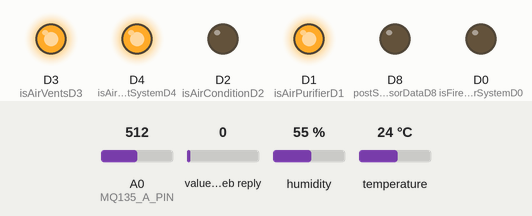
A sketch run on a simulated ESP8266 (NodeMCU). Parts: output pins drawn as LEDs (lit = HIGH). Inputs (shaded band) come from the test bench; at power-on: value in the web reply 0, A0 (MQ135_A_PIN) = 512, humidity 55 %, temperature 24 °C. WiFi joins after 1.5 s; servers stay silent unless stated; web services answer with replies made up by the test bench; what the sketch prints to the serial monitor is not drawn.

Above: at 5.2 s.
5.3 s: value in the web reply set to 25
At 10.9 s:
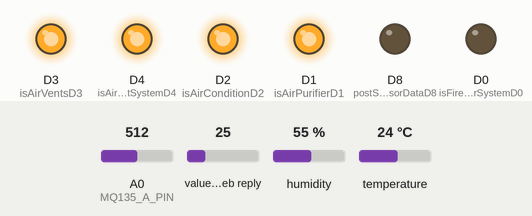
17.0 s: A0 (MQ135_A_PIN) set to 217
23.3 s: A0 (MQ135_A_PIN) set to 188
At 28.3 s:
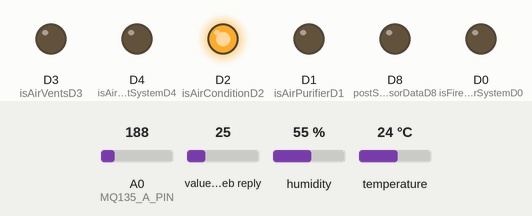
34.4 s: value in the web reply set to 0
At 39.6 s:
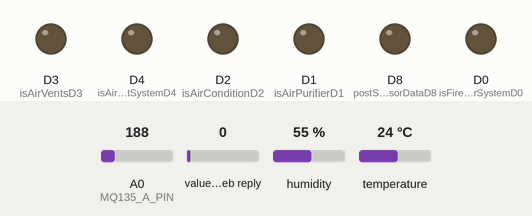
45.5 s: value in the web reply set to 2
At 55.19 s:
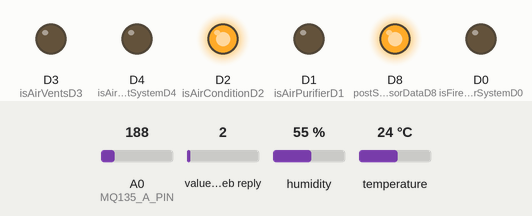
56.7 s: A0 (MQ135_A_PIN) set to 210
At 60.87 s:
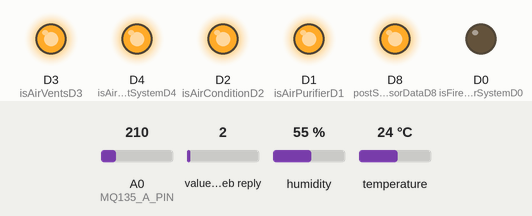
Timing chart, 0 to 68.1 s (numbered marks = the images above; inputs shaded):
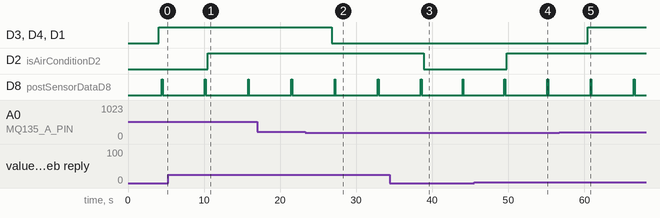

Measured:
- the behaviour switches between 201 and 200 on A0 (MQ135_A_PIN) (found by bisection; images 1 and 2)
- after the input at 5.3 s, D2 (isAirConditionD2): LOW → HIGH after 5.2 s
- after the input at 23.3 s, D3 (isAirVentsD3), D4 (isAirExhaustSystemD4), D1 (isAirPurifierD1): HIGH → LOW after 3.5 s
- after the input at 34.4 s, D2 (isAirConditionD2): HIGH → LOW after 4.5 s
- after the input at 45.5 s, D2 (isAirConditionD2): LOW → HIGH after 4.3 s
- after the input at 56.7 s, D3 (isAirVentsD3), D4 (isAirExhaustSystemD4), D1 (isAirPurifierD1): LOW → HIGH after 3.7 s
- by itself, D8 (postSensorDataD8): alternates HIGH for 0.10 s and LOW for 5.6 s

The sketch:

NodeMCU_DHT_MQ135_HTTP.ino
```cpp
// (licence header left out)
/*
 Notes: HTTPS not Working Here
*/
//#include <NTPClient.h>
#include <ESP8266WiFi.h>
//#include <WiFiClient.h>
#include <ESP8266HTTPClient.h>
#include <DHT.h>
#include <WiFiUdp.h>
#include <ArduinoJson.h>
/* WiFi credentials. */
const char *ssid = "WiFi-SSID";//ENTER YOUR WIFI SETTINGS
const char *password = "WiFi_Password";

#define DHTPIN D6 // DHT Sensor Pin
// Uncomment whatever type you're using!
#define DHTTYPE DHT11 // DHT 11
//#define DHTTYPE DHT22 // DHT 22  (AM2302), AM2321
//#define DHTTYPE DHT21 // DHT 21 (AM2301)

//MQ135 Sensor Variables
int MQ135sensorValue;//AQI
int MQ135digitalValue;

#define MQ135_A_PIN A0 // MQ135 Analog Pin
//#define MQ135_D_PIN D6 // digital Pin to Detect Gas using MQ135 -> Not Using for NOw

/*URL Variables*/
String thingSpeakLink="http://api.thingspeak.com";
String link;
String thingsSpeakAPIKey="Enter_Your_Write_API";//
//field1=AQI,field2=Temperature,field3=Humidity,
bool postData=false;

String hardwareChannelId="ChannelTwoNumID";
String hardwareWriteKey="Channel_Two_Write_API";
String hardwareReadKey="Channel_Two_Read_API";
int isFireExtinguisherSystem=0,isAirPurifier=0,isAirCondition=0,isAirVents=0,isAirExhaustSystem=0;

int isFireExtinguisherSystemOld,isAirPurifierOld,isAirConditionOld,isAirVentsOld,isAirExhaustSystemOld;

#define isFireExtinguisherSystemD0 D0 //field1 on ThingsSpeak
#define isAirPurifierD1 D1 //field2 on ThingsSpeak
#define isAirConditionD2 D2 //field3 on ThingsSpeak
#define isAirVentsD3 D3 //field4 on ThingsSpeak
#define isAirExhaustSystemD4 D4 //field5 on ThingsSpeak

#define postSensorDataD8 D8
/*
 * 8 Digital Pins
 * 0 For Testing LED (isFireExtinguisherSystem)
 * 1 For Testing LED (isAirPurifier)
 * 2 For Testing LED (isAirCondition)
 * 3 For Testing LED (isAirVents)
 * 4 For Testing LED (isAirExhaustSystem)
 * 5
 * 6
 * 7 to red from DHT sensor
 * 8 PostSensorDataLed
 * Analog A0 To Read AQI form MQ135
*/
//WiFiUDP ntpUDP;
//NTPClient timeClient(ntpUDP);

/*Sensor Action Variable*/
int fireTempThreshold = 100;
int smokePPMThreshold = 100;

float hmdt;
float tmpr;
float fmpr;

DHT dht(DHTPIN, DHTTYPE);
void setup() {

  Serial.begin(115200);

  setUpHardwarePins();
  setupDHTSensor();
  setupMQ135Sensor();
  setup_wifi();

  //timeClient.begin();
}

void loop(){

  //timeClient.update();
  //Serial.print("timeClient: ");
  //Serial.println(timeClient.getFormattedTime());

  dht_sensor_reading();
  readMQ135SensorReading();
  readAndProcessSensorData();
  if(postData == true){
    //digitalWrite(LED_D0,1);
    Serial.println("PostSensorData");
    postSensorData();
  }
  getHardwareData();
  //postHardwareData();
  setHardwareOutput();
  delay(4900); //AFTER 4.9 SECONDS
}

void setUpHardwarePins(){
  pinMode(isFireExtinguisherSystemD0, OUTPUT);
  pinMode(isAirPurifierD1, OUTPUT);
  pinMode(isAirConditionD2, OUTPUT);
  pinMode(isAirVentsD3, OUTPUT);
  pinMode(isAirExhaustSystemD4, OUTPUT);
  pinMode(postSensorDataD8, OUTPUT);
}

void setupDHTSensor(){
  Serial.println("DHT11 begin!");
  dht.begin();
}

void setupMQ135Sensor(){
  pinMode(MQ135_A_PIN, INPUT);
  //pinMode(MQ135_D_PIN, INPUT);
}

void setup_wifi(){
  delay(1000);
  WiFi.mode(WIFI_OFF);//Prevents reconnection issue (taking too long to connect)
  delay(1000);
  WiFi.mode(WIFI_STA);//This line hides the viewing of ESP as wifi hotspot
  WiFi.begin(ssid, password);//Connect to your WiFi router
  Serial.println("Connecting");
  // Wait for connection
  while (WiFi.status() != WL_CONNECTED) {
    delay(1000);
    Serial.print(".");
  }
  //If connection successful show IP address in serial monitor
  Serial.println("");
  Serial.print("Connected to ");
  Serial.println(ssid);
  Serial.print("IP address: ");
  Serial.println(WiFi.localIP());//IP address assigned to your ESP
}

void dht_sensor_reading(){
  // Reading temperature or humidity takes about 250 milliseconds!
  // Sensor readings may also be up to 2 seconds 'old' (its a very slow sensor)
  hmdt = dht.readHumidity();
  // Read temperature as Celsius (the default)
  tmpr = dht.readTemperature();
  // Read temperature as Fahrenheit (isFahrenheit = true)
  fmpr = dht.readTemperature(true);

  //Serial.println("Read hmdt: "+String(hmdt));
  //Serial.println("Read tmpr: "+String(tmpr));
  //Serial.println("Read fmpr: "+String(fmpr));
  //Test Var
  //hmdt=55; tmpr=25; fmpr=60;

  // Check if any reads failed and exit early (to try again).
  if (isnan(hmdt) || isnan(tmpr) || isnan(fmpr)) {
    Serial.println("Failed to read from DHT sensor!");
    postData = false;
    return;
  }else{
    postData = true;
  }

  // Compute heat index in Fahrenheit (the default)
  float hif = dht.computeHeatIndex(fmpr, hmdt);
  // Compute heat index in Celsius (isFahreheit = false)
  float hic = dht.computeHeatIndex(tmpr, hmdt, false);

  Serial.print("Humidity: ");
  Serial.print(hmdt);
  Serial.print(" %\t");
  Serial.print("Temperature: ");
  Serial.print(tmpr);
  Serial.print(" *C ");
  Serial.print(fmpr);
  Serial.print(" *F\t");
  Serial.print("Heat index: ");
  Serial.print(hic);
  Serial.print(" *C ");
  Serial.print(hif);
  Serial.println(" *F");
}

void readMQ135SensorReading(){
  MQ135sensorValue = analogRead(MQ135_A_PIN);
  //MQ135digitalValue = digitalRead(MQ135_D_PIN);
  Serial.println("MQ135sensorValue: "+String(MQ135sensorValue)+" PPM");
  //Serial.println("MQ135digitalValue(isGas): " +String(MQ135digitalValue));
}

void readAndProcessSensorData(){
  bool postHardwareDataflag = false;

  /*
  Good (0–50)
  Satisfactory (51–100)
  Moderately polluted (101–200)
  Poor (201–300)
  Very poor (301–400)
  Severe (401–500)
  */

  /*Testing Var*/
  //MQ135sensorValue=101; //Note: TestCases
  //tmpr=91; //Note: TestCases

  if(MQ135sensorValue>400){
    //Action Turn On AirPurifier with level 3
    Serial.println("Action: Turn On AirPurifier with level 3");//Print HTTP return code
    isFireExtinguisherSystem = 0;
    isAirPurifier=1;
    isAirVents=1;
    isAirExhaustSystem=1;
    postHardwareDataflag=true;
  }
  else if(MQ135sensorValue>300){
    //Action Turn On AirPurifier with level 2
    Serial.println("Action: Turn On AirPurifier with level 2");//Print HTTP return code
    isFireExtinguisherSystem = 0;
    isAirPurifier=1;
    isAirVents=1;
    isAirExhaustSystem=1;
    postHardwareDataflag=true;
  }
  else if(MQ135sensorValue>200){
    //Action Turn On AirPurifier with level 1
    Serial.println("Action: Turn On AirPurifier with level 1");//Print HTTP return code
    isFireExtinguisherSystem = 0;
    isAirPurifier=1;
    isAirVents=1;
    isAirExhaustSystem=1;
    postHardwareDataflag=true;
  }else{
    isFireExtinguisherSystem = 0;
    isAirPurifier=0;
    isAirVents=0;
    isAirExhaustSystem=0;
  }

  if(MQ135sensorValue>smokePPMThreshold && tmpr>fireTempThreshold){
    //alert: Fire and Smoke
    //Action 1 Turn On FireExtinguisherSystem
    //Action 2 Turn Off AirPurifier
    //Action 3 Turn Off AirCondition
    //Action 4 Turn Off Air Vents
    //Action 5 Turn Off AirExhaustSystem
    Serial.println("Fire & Smoke: ");//Print HTTP return code

    isFireExtinguisherSystem = 1;
    isAirPurifier = 0;
    isAirCondition = 0;
    isAirVents = 0;
    isAirExhaustSystem = 0;
    postHardwareDataflag=true;
  }

  if(isFireExtinguisherSystem==isFireExtinguisherSystemOld
    && isAirPurifier==isAirPurifierOld
    && isAirVents==isAirVentsOld
    && isAirExhaustSystem==isAirExhaustSystemOld
    && isAirCondition==isAirConditionOld){
      Serial.println("Do Not POST Hardware Data");//Print HTTP return code
      postHardwareDataflag=false;
  }
  else{
      postHardwareDataflag=true;
  }

  //ToDo: Update Hardware Value With data new value
  if(postHardwareDataflag==true){
    Serial.println("POST Hardware Data: ");//Print HTTP return code
    postHardwareData();
  }
  //postHardwareData();
}

void postHardwareData(){
  setHardwareOutput();
  if (WiFi.status() == WL_CONNECTED) {//Check WiFi connection status
      HTTPClient http;//Declare object of class HTTPClient
      String data2post="&field1="+String(isFireExtinguisherSystem)
                        +"&field2="+String(isAirPurifier)
                        +"&field3="+String(isAirCondition)
                        +"&field4="+String(isAirVents)
                        +"&field5="+String(isAirExhaustSystem);
      link = thingSpeakLink+"/update?api_key="+hardwareWriteKey+data2post;

      http.begin(link);//Specify request destination

      int httpCode = http.GET();//Send the request
      Serial.println("PostHardwareData HttpCode: " + String(httpCode));//Print HTTP return code

      if(httpCode > 0){
        String payload = http.getString();//Get the response payload
        Serial.println("PostHardwareData: " + payload);//Print request response payload
      }
      http.end();//Close connection
    }
}

void postSensorData(){
  if (WiFi.status() == WL_CONNECTED) {//Check WiFi connection status

    HTTPClient http;//Declare object of class HTTPClient
    String data2post="&field1="+String(MQ135sensorValue)+"&field2="+String(tmpr)+"&field3="+String(hmdt);// + getData;
    link = thingSpeakLink+"/update?api_key="+thingsSpeakAPIKey+data2post;///"&field1="+String(MQ135_A_PIN);// + getData;

    http.begin(link);//Specify request destination

    int httpCode = http.GET();//Send the request
    Serial.println("httpCode: " + String(httpCode));//Print HTTP return code

    if(httpCode > 0){
      String payload = http.getString();//Get the response payload
      Serial.println("payload: " + payload);//Print request response payload

      digitalWrite(postSensorDataD8,1);
      delay(100);
    }
    digitalWrite(postSensorDataD8,0);
    http.end();//Close connection
  }
  //delay(6000);//GET Data at every 6 seconds
}

void getHardwareData(){
  if (WiFi.status() == WL_CONNECTED) {//Check WiFi connection status

    HTTPClient http;//Declare object of class HTTPClient
    link = thingSpeakLink+"/channels/"+hardwareChannelId+"/feeds.json?api_key="+hardwareReadKey+"&results=1";

    http.begin(link);//Specify request destination

    int httpCode = http.GET();//Send the request
    Serial.println("getHardware HttpCode: " + String(httpCode));//Print HTTP return code

    if(httpCode > 0){
      String payload = http.getString();//Get the response payload
      Serial.println("getHardware Payload: " + payload);//Print request response payload

      DynamicJsonBuffer jsonBuffer;
      JsonObject& root = jsonBuffer.parseObject(payload);
      JsonArray& requests = root["feeds"];
      if(requests.size()>0){
        for (auto& request : requests) {
          String field1 = request["field1"];
          String field2 = request["field2"];
          String field3 = request["field3"];
          String field4 = request["field4"];
          String field5 = request["field5"];
          String created_at = request["created_at"];

          Serial.print("Hardware Payload: field1 " + field1+" field2: " + field2);
          Serial.print(" field3: " + field3);
          Serial.print(" field4: " + field4);
          Serial.print(" field5: " + field5);
          Serial.println(" created_at: " + created_at);

         isAirCondition=field3.toInt();
          isFireExtinguisherSystemOld=field1.toInt();
          isAirPurifierOld=field2.toInt();
          isAirConditionOld=field3.toInt();
          isAirVentsOld=field4.toInt();
          isAirExhaustSystemOld=field5.toInt();
        }

      }else{
        isFireExtinguisherSystem=isAirPurifier=isAirCondition=isAirVents=isAirExhaustSystem=0;
        isFireExtinguisherSystemOld=isAirPurifierOld=isAirConditionOld=isAirVentsOld=isAirExhaustSystemOld=0;
        postHardwareData();
      }
    }
    http.end();//Close connection

  }
  //delay(6000);//GET Data at every 6 seconds
}

void setHardwareOutput(){
  digitalWrite(isFireExtinguisherSystemD0,isFireExtinguisherSystem);
  digitalWrite(isAirPurifierD1,isAirPurifier);
  digitalWrite(isAirConditionD2,isAirCondition);
  digitalWrite(isAirVentsD3,isAirVents);
  digitalWrite(isAirExhaustSystemD4,isAirExhaustSystem);
}
```
